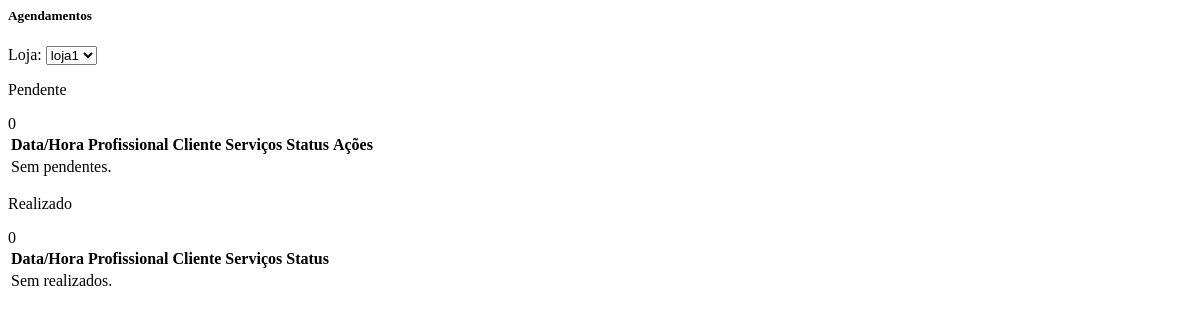
The page /home/agendamentos/ (signed in) on the database as committed earlier.
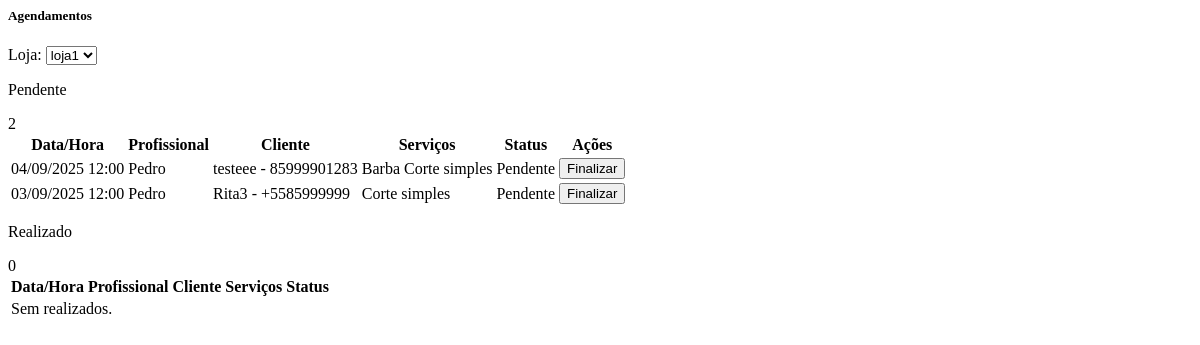
The same page on the database as committed later.
### apps/appointments/models.py (models this page shows, shortened)
class Agendamento(models.Model):
    cliente = models.ForeignKey(
        settings.AUTH_USER_MODEL,
        on_delete=models.CASCADE,
        related_name="agendamentos"
    )
    loja = models.ForeignKey("cadastro.Loja", on_delete=models.CASCADE, related_name="agendamentos")
    funcionario = models.ForeignKey("cadastro.Funcionario", on_delete=models.CASCADE, related_name="agendamentos")
    servicos = models.ManyToManyField("cadastro.Servico", related_name="agendamentos")
    duracao_total_minutos = models.PositiveIntegerField(default=0)
    data = models.DateField()
    hora = models.TimeField()
    criado_em = models.DateTimeField(auto_now_add=True)
    confirmado = models.BooleanField(default=False)
    no_show = models.BooleanField(default=False)
    class FormaPagamento(models.TextChoices):
        PIX = "pix", "PIX"
        DEBITO = "debito", "Débito"
        DINHEIRO = "dinheiro", "Dinheiro"
        CREDITO = "credito", "Cartão de Crédito"
    valor_final = models.DecimalField(
        max_digits=10, decimal_places=2, null=True, blank=True
    )
    teve_desconto = models.BooleanField(default=False)
    forma_pagamento = models.CharField(
        max_length=20, choices=FormaPagamento.choices, blank=True, null=True
    )
    observacao = models.TextField(blank=True)
    finalizado_em = models.DateTimeField(blank=True, null=True)

### apps/cadastro/models.py (models this page shows, shortened)
class Funcionario(models.Model):
    class Cargo(models.TextChoices):
        BARBEIRO = 'barbeiro', 'Barbeiro'
        CABELEIREIRO = 'cabeleireiro', 'Cabeleireiro(a)'
        MANICURE = 'manicure', 'Manicure/Pedicure'
        ESTETICISTA = 'esteticista', 'Esteticista'
        SOMBRANCELHA = 'sobrancelha', 'Designer de Sobrancelha'
        RECEPCAO = 'recepcao', 'Recepção'
        OUTRO = 'outro', 'Outro'
    phone_regex = RegexValidator(
        r'^\+?\d{10,15}$',
        'Informe telefone no formato internacional, ex.: +5585...'
    )
    loja = models.ForeignKey('Loja', on_delete=models.CASCADE, related_name='funcionarios')
    nome = models.CharField(max_length=120)
    cargo = models.CharField(max_length=20, choices=Cargo.choices, default=Cargo.BARBEIRO)
    email = models.EmailField(blank=True, null=True)
    telefone = models.CharField(max_length=17, blank=True, null=True, validators=[phone_regex])
    slug = models.SlugField(max_length=160, blank=True)
    ativo = models.BooleanField(default=True)
    criado_em = models.DateTimeField(auto_now_add=True)
    atualizado_em = models.DateTimeField(auto_now=True)
    class Meta:
        verbose_name = 'Funcionário'
        verbose_name_plural = 'Funcionários'
        unique_together = (('loja', 'slug'),)
        ordering = ('nome',)

class Servico(models.Model):
    loja = models.ForeignKey(Loja, on_delete=models.CASCADE, related_name='servicos')
    nome = models.CharField(max_length=160)
    slug = models.SlugField(max_length=180, blank=True)
    descricao = models.TextField(blank=True)
    duracao_minutos = models.PositiveSmallIntegerField(validators=[MinValueValidator(1)], default=30)
    preco = models.DecimalField(max_digits=10, decimal_places=2, validators=[MinValueValidator(0)])
    profissionais = models.ManyToManyField('Funcionario', related_name='servicos', blank=True)
    ativo = models.BooleanField(default=True)
    criado_em = models.DateTimeField(auto_now_add=True)
    atualizado_em = models.DateTimeField(auto_now=True)
    class Meta:
        verbose_name = "Serviço"
        verbose_name_plural = "Serviços"
        ordering = ("nome",)
        unique_together = (("loja", "slug"),)

### apps/accounts/models.py (models this page shows, shortened)
class User(AbstractUser):
    nome = models.CharField(max_length=120, blank=True, null=True)
    sobrenome = models.CharField(max_length=120, blank=True, null=True)
    grupo = models.SlugField(max_length=150, blank=True)  # << slug único para subdomínio
    email = models.EmailField(unique=True)
    is_owner = models.BooleanField(default=False)
    is_client = models.BooleanField(default=False)
    phone_regex = RegexValidator(r"^\+?\d{10,15}$", "Informe telefone no formato internacional, ex.: +5585...")
    phone = models.CharField(max_length=17, blank=True, null=True, validators=[phone_regex])
    full_name = models.CharField(max_length=120, blank=True, null=True)
    USERNAME_FIELD = "email"
    REQUIRED_FIELDS = []
    objects = UserManager()

### apps/accounts/views.py (the view)
# urls.py: path("home/agendamentos/", views.owner_home_agendamentos, name="owner_home_agendamentos"),
@login_required
@subscription_required
def owner_home_agendamentos(request):
    if not getattr(request.user, 'is_owner', False):
        return redirect('accounts:owner_login')
    lojas = request.user.lojas.order_by('nome')
    loja_id = request.GET.get('loja_filtro') or request.GET.get('loja')
    loja_sel = get_object_or_404(lojas, pk=loja_id) if loja_id else (lojas.first() if lojas.exists() else None)
    base = Agendamento.objects.filter(loja__owner=request.user)
    if loja_sel:
        base = base.filter(loja=loja_sel)
    pendentes = base.filter(confirmado=False).order_by('criado_em')[:20]
    realizados = base.filter(confirmado=True).order_by('-criado_em')[:20]
    ctx = {
        'lojas': lojas,
        'loja': loja_sel,
        'pendentes': pendentes,
        'realizados': realizados,
        'total_pendentes': base.filter(confirmado=False).count(),
        'total_realizados': base.filter(confirmado=True).count(),
    }
    return render(request, 'accounts/partials/owner_home_agendamentos.html', ctx)

### apps/accounts/models.py (called while the page is built)
    def is_active(self) -> bool:
        return timezone.now() <= self.end_date

### apps/accounts/templates/accounts/partials/owner_home_agendamentos.html (shortened to what the changed rows need)
<div id="agendamentos-section">
  <div class="row">
    <div class="col-md-6">
      <div class="card">
        <div class="card-body">
          <div class="d-md-flex align-items-center">
            <div class="ms-auto mt-3 mt-md-0">
              <span class="badge bg-warning text-dark">{{ total_pendentes }}</span>
            </div>
          </div>
          <div class="table-responsive mt-4">
            <table class="table mb-0 text-nowrap varient-table align-middle fs-3">
              <thead>
                <tr>
                  <th>Data/Hora</th>
                  <th>Profissional</th>
                  <th>Cliente</th>
                  <th>Serviços</th>
                  <th>Status</th>
                  <th>Ações</th>
                </tr>
              </thead>
              <tbody>
                {% for a in pendentes %}
                <tr>
                  <td>{{ a.data|date:"d/m/Y" }} {{ a.hora|time:"H:i" }}</td>
                  <td>{{ a.funcionario.nome }}</td>
                  <td>{{ a.cliente.full_name }} - {{a.cliente.phone}}
                  <td>
                    {% if a.servicos.all %}
                      {% for s in a.servicos.all %}
                        <span class="badge text-bg-light">{{ s.nome }}</span>
                      {% endfor %}
                    {% else %}
                      <span class="text-muted">—</span>
                    {% endif %}
                  </td>
                  <td>{% if a.no_show %}Não compareceu{% elif a.confirmado %}Confirmado{% else %}Pendente{% endif %}</td>
                  <td>
                    <button class="btn btn-sm btn-outline-success"
                            data-bs-toggle="modal"
                            data-bs-target="#modalShell"
                            hx-get="{% url 'appointments:finalizar_agendamento' a.pk %}"
                            hx-target="#modalShell .modal-content"
                            hx-swap="innerHTML">
                      Finalizar
                    </button>
                  </td>
                </tr>
                {% empty %}
                <tr><td colspan="6" class="text-muted">Sem pendentes.</td></tr>
                {% endfor %}
              </tbody>
            </table>
          </div>
        </div>
      </div>
    </div>
    <div class="col-md-6">
      <div class="card">
        <div class="card-body">
          <div class="table-responsive mt-4">
            <table class="table mb-0 text-nowrap varient-table align-middle fs-3">
              <thead>
                <tr>
                  <th>Data/Hora</th>
                  <th>Profissional</th>
                  <th>Cliente</th>
                  <th>Serviços</th>
                  <th>Status</th>
                </tr>
              </thead>
            </table>
          </div>
        </div>
      </div>
    </div>
  </div>
</div>

Rows that differ between the two databases and show on the page:
added Agendamento: data "04/09/2025", hora "12:00", funcionario.nome "Pedro", cliente.full_name "testeee", cliente.phone "85999901283", no_show "Pendente"
now on this page (row edited): Servico: nome "Barba", shown under "04/09/2025"
now on this page (row edited): Servico: nome "Corte simples"
added Agendamento: data "03/09/2025", hora "12:00", funcionario.nome "Pedro", cliente.full_name "Rita3", cliente.phone "+5585999999", no_show "Pendente"
Other text that changed with them:
{{ total_pendentes }}: "0" → "2"
text no longer shown: "Sem pendentes."
